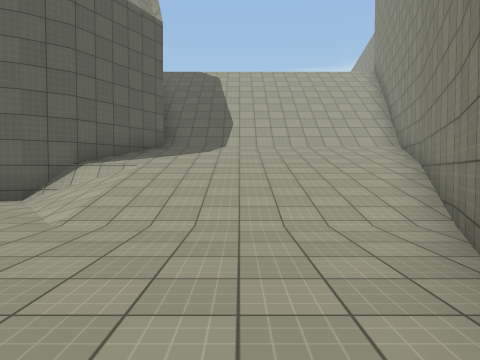
view 1 (above)

24 first-person views from a walk through a Unity game level. The camera is 1.3 m above the floor, tilts 2° down and sees 70° across. The floor is counted in squares, 2 m on a side. Each view is taken from the middle of a square. On the plan, view 1 faces up. The plan holds only what a view shows up to about 10 squares ahead; the rest is blank. The place goes on beyond the plan. Surface patterns are stand-ins for the level's own textures.

view 2
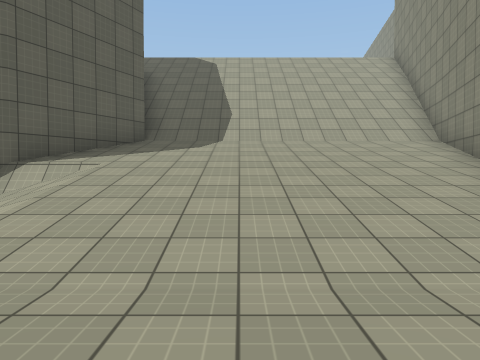

view 3
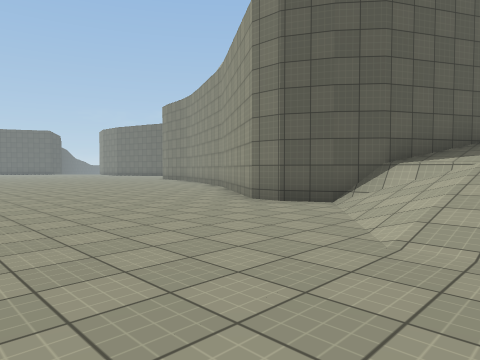

view 4
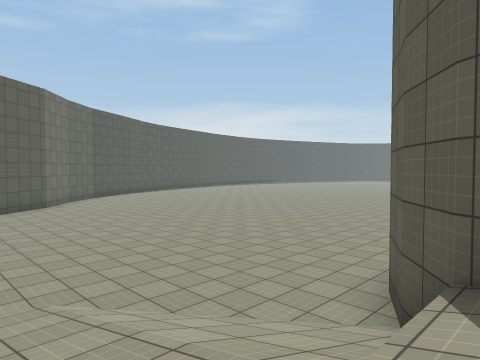

view 5
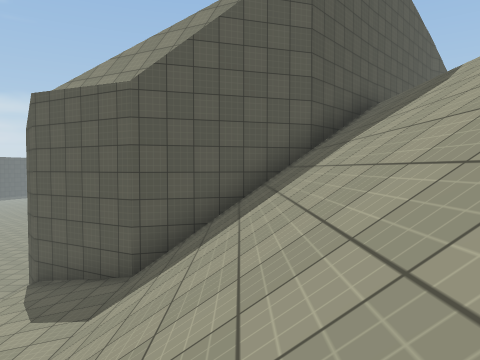

view 6
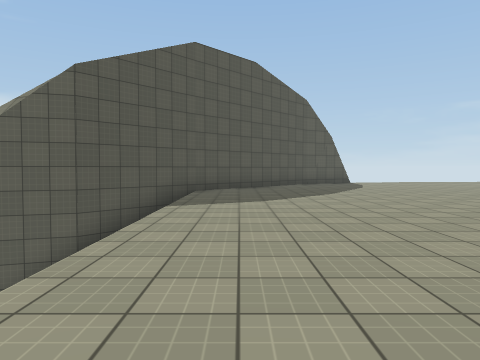

view 7
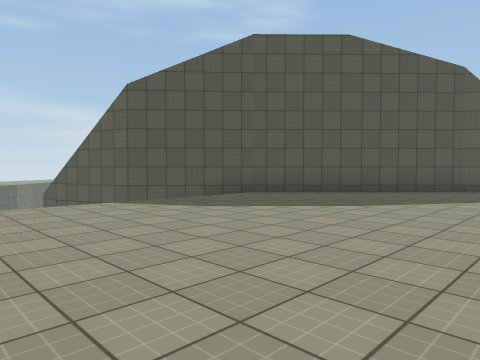

view 8
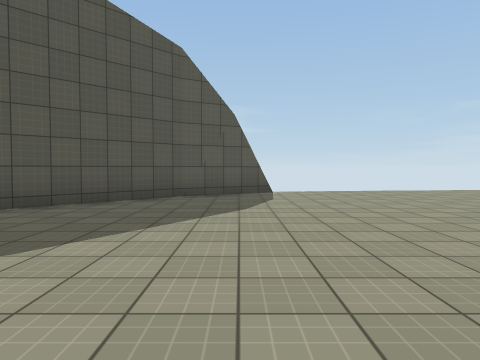

view 9
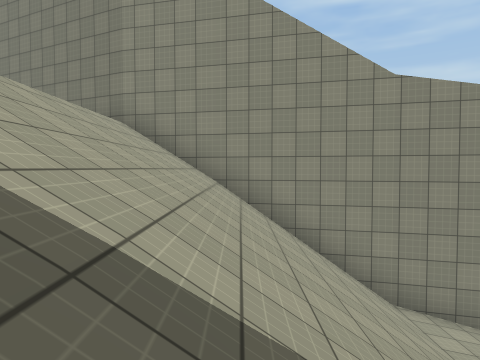

view 10
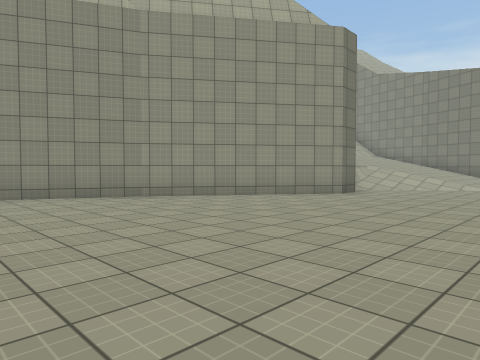

view 11
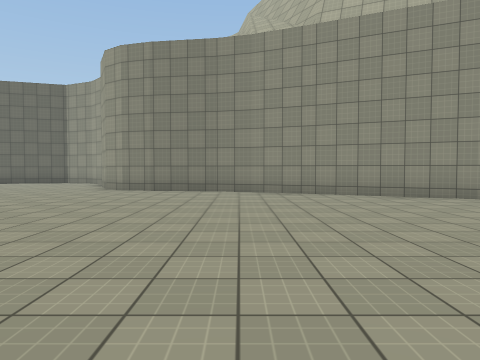

view 12
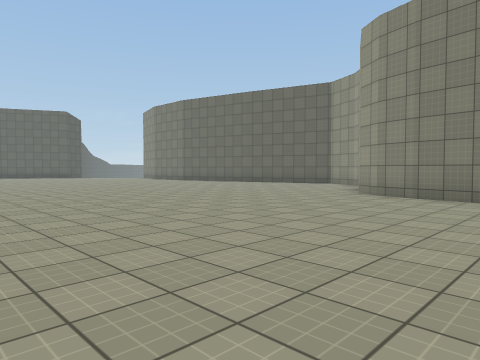

view 13
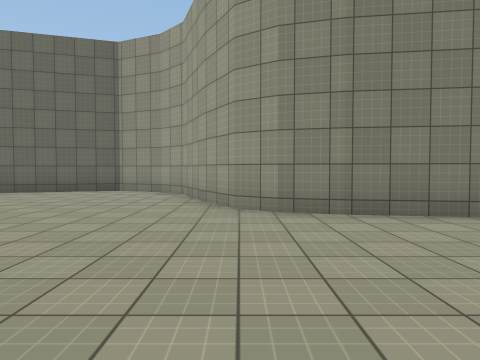

view 14
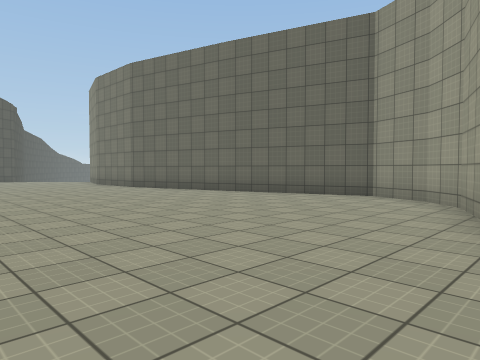

view 15
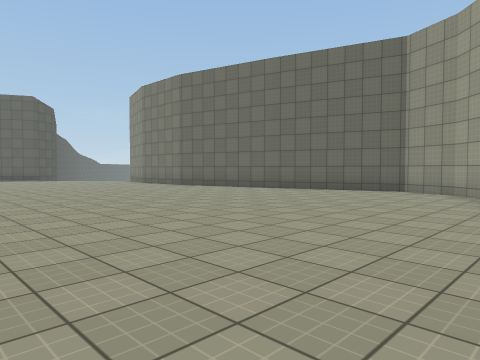

view 16
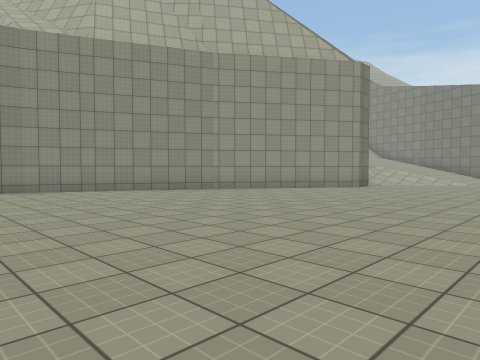

view 17
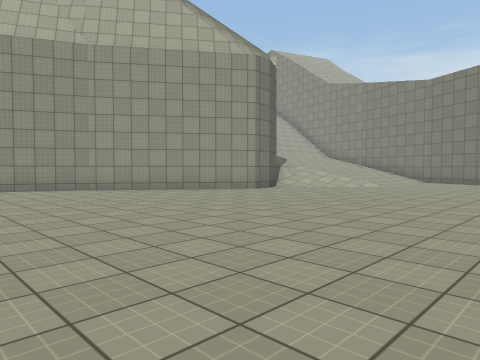

view 18
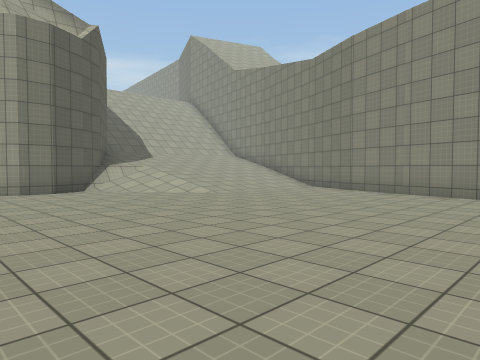

view 19
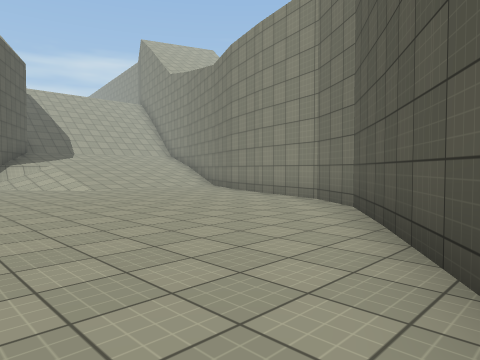

view 20
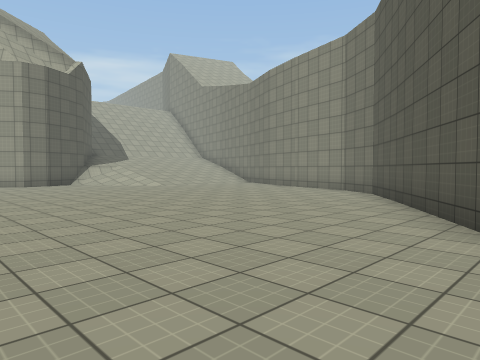

view 21
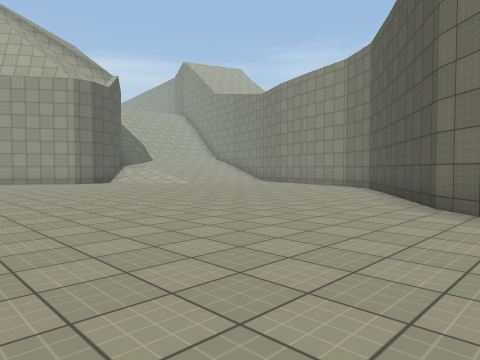

view 22
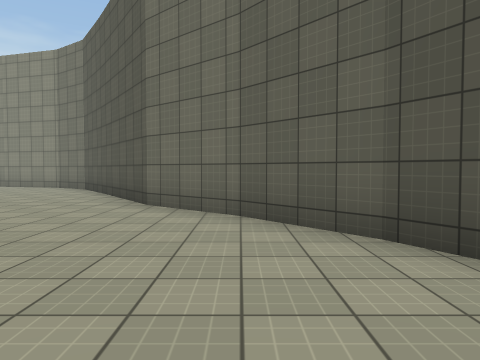

view 23
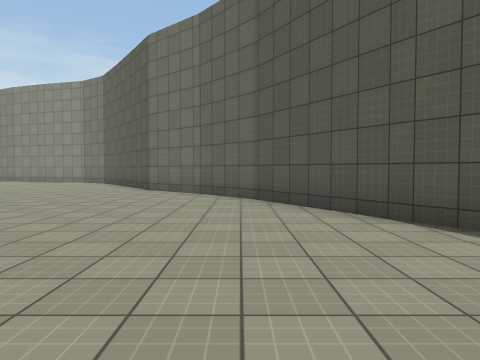

view 24
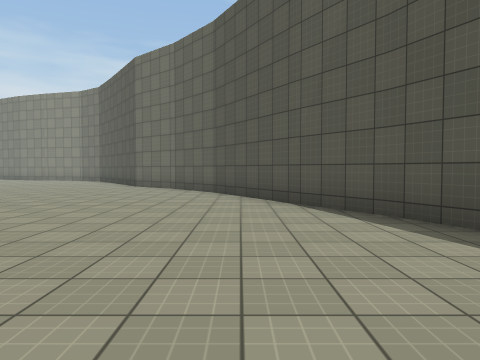

### Floor plan
Key: @ floor where view 1 was taken; # wall or solid block; . main floor; : floor 10 m higher than the main floor; / step, stairs or slope.
Columns run from 28 left of view 1 to 6 right of it. Each row starts with its distance up from view 1.
 22                  :::::::::::::
 21                  #::::::::::::
 20                  ##:::::::::::
 19                   ##:::::::::::
 18                    ##:::::::::::
 17    #####            ##:::::::::::
 16  ###...##            ##:::::::::::#
 15  .......##            ##//////////#
 14 .........#             ##/////////#
 13 .........##             #////////##
 12 ..........#####         ##///////#
 11 ..............###        #///////#
 10 ................###      #///////#
  9 ..................###   ##//////##
  8  ...................##  #///////#
  7   ...................####///////#
  6   .......................//////##
  5      ....................//////#
  4           ................////##
  3            ...................#
  2            ..................
  1            ..................#
  0               ..............@#
 -1               .............. #
 -2                   ..........#
 -3                   .........##
 -4                   ........##
 -5                  ........##
 -6                 .......###
 -7                .......##
 -8              ........##
 -9             ........##
-10            .......###
-11             .....##
-12              ..###
-13                #

Positions as (right, up) in squares from view 1, and headings:
1: (0, 0), facing up
2: (0, 2), facing up
3: (-1, 1), facing up-left
4: (-1, 8), facing down-left
5: (4, 12), facing left
6: (4, 17), facing left
7: (1, 22), facing down-left
8: (-2, 21), facing left
9: (-2, 13), facing right
10: (-14, 2), facing up-right
11: (-15, 2), facing up
12: (-15, 4), facing up-left
13: (-19, 7), facing up
14: (-19, 9), facing up-left
15: (-19, 7), facing up-left
16: (-17, 1), facing up-right
17: (-14, -1), facing up-right
18: (-8, -3), facing up-right
19: (-6, -6), facing up-right
20: (-9, -7), facing up-right
21: (-11, -8), facing up-right
22: (-11, -8), facing right
23: (-15, -9), facing right
24: (-17, -10), facing right
